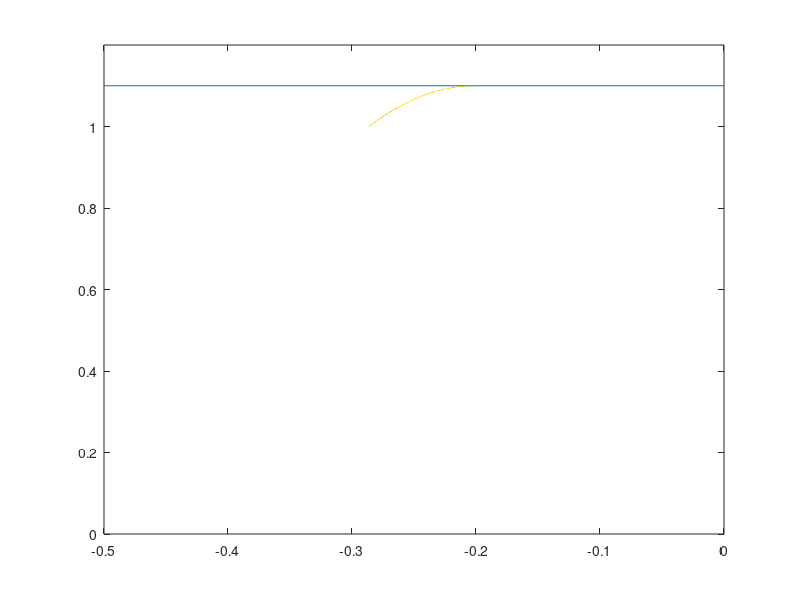

Reproduce this figure in MATLAB. (Note: this script raises an error after producing the figure.)
x0=-0.286178;
dx0= 1-0.400854;
z0=1;
dz0 = 1.40071;
t = 0.1427839;
x_orbit=dx0*t;


tspan = [0:0.00001:t];
x = x0+dx0*tspan;
z = z0+dz0*tspan -0.5*9.81*tspan.^2;

figure;
plot([-0.5,0],[1 1]*1.1);
hold on;
plot([1 1]*-x0,[0 2]);
plot(x,z)
axis([-0.5 0.0 0.0 1.2])
circle(0,0,1.118);
tspan=[0:0.0001:100];
[t,y] =ode45(@qfun, tspan, [-0.3;1;1;0]);
hold on;
axis([-1 0 0 2])
plot(y(:,1),y(:,3));
legend('heightconstraint','minheightcapture','leglengthconstraint','Twan')